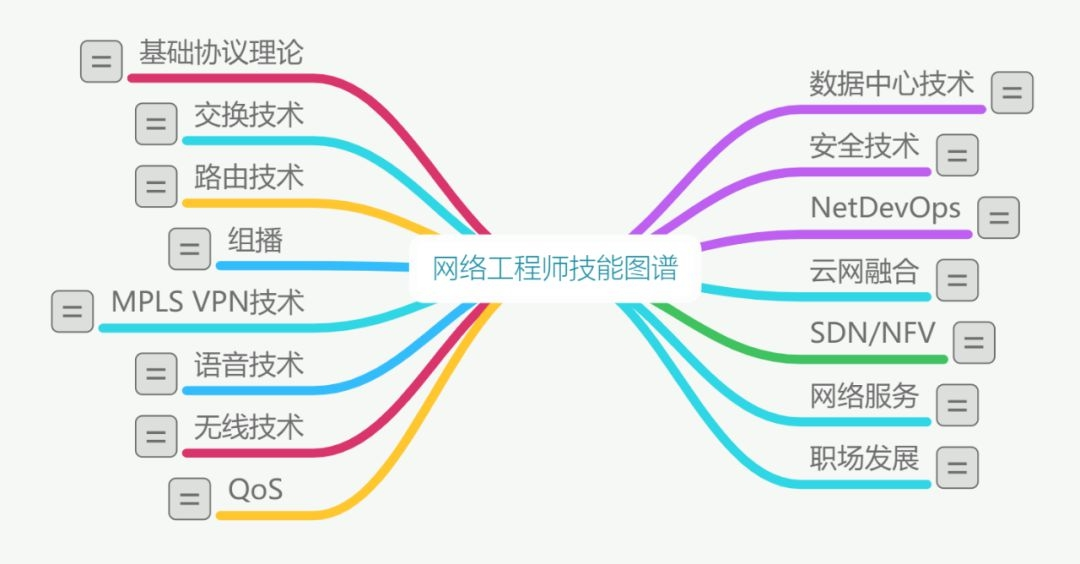
#> input picture 照片墙/images2/tip.jpg, 1080 x 564 px
$ python 'index project.py'   (older library calls are emulated)
#> lines starting #> are read from the running program, lines starting #| are printed output that depends on the picture
from PIL import Image
import sys
import os
# print(os.getcwd())
# os.chdir(r'C:\Users\Lenovo\Documents\studynotebook\photowall_520')
# print(os.getcwd())

picMatrix = [
    [0,0,0,0,0,0,0,0,0,0],

    [0,1,0,1,0,1,0,1,0,0],
    [0,0,0,0,0,0,0,0,0,0],
    [0,1,0,0,0,0,0,1,0,0],
    [0,0,0,0,0,0,0,0,0,0],
    [0,1,0,0,0,0,0,1,0,0],
    [0,0,0,0,0,0,0,0,0,0],
    [0,1,0,1,0,1,0,1,0,0],
]
w = len(picMatrix[0])
h = len(picMatrix)


mw = 200

toImage = Image.new('RGBA', (200 * (w-2), 200 * (h + 0)),color=(108,221,252))
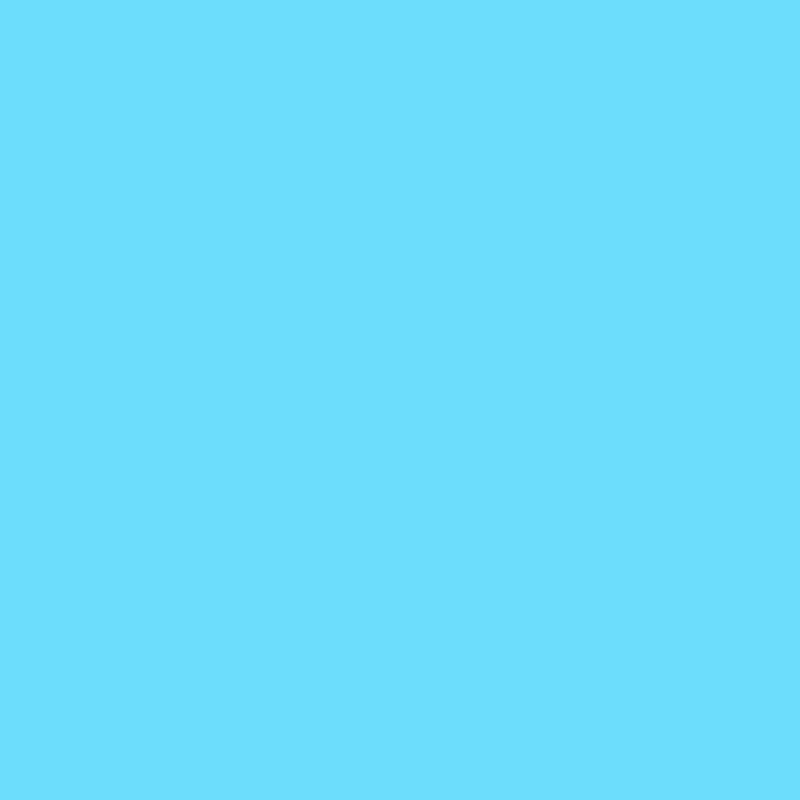
#> toImage: PIL image 1600x1600 RGBA (shown at 1/2 size); mean R, G, B, A 108, 221, 252, 255
#color=(252,243,171)
#color=(222,119,207)
def save_photo_wall(noTipImage, imgCount):
#> called with noTipImage = False, imgCount = 10
    imgIndex = 1
    needImgNum = 0
    for y in range(h):
        for x in range(w):
            try:
                if picMatrix[y][x] == 1:
                    needImgNum = needImgNum + 1
                    fromImage = Image.open(r"./images/%s.jpg" % str(imgIndex % imgCount))
                    fromImage = fromImage.resize((400, 400), Image.ANTIALIAS)
                    toImage.paste(fromImage, ((x-1) * mw, (y-1) * mw))
                    imgIndex = imgIndex + 1
                else:
                    pass
            except IOError:
                print(needImgNum)

    # 底部加文字图片
    if not noTipImage:
        tipImage = Image.open(r"./images2/tip.jpg")
#> tipImage is the input picture: PIL image 1080x564 RGB; mean R, G, B 232, 236, 235
        tipImage = tipImage.resize((800, 800), Image.ANTIALIAS)
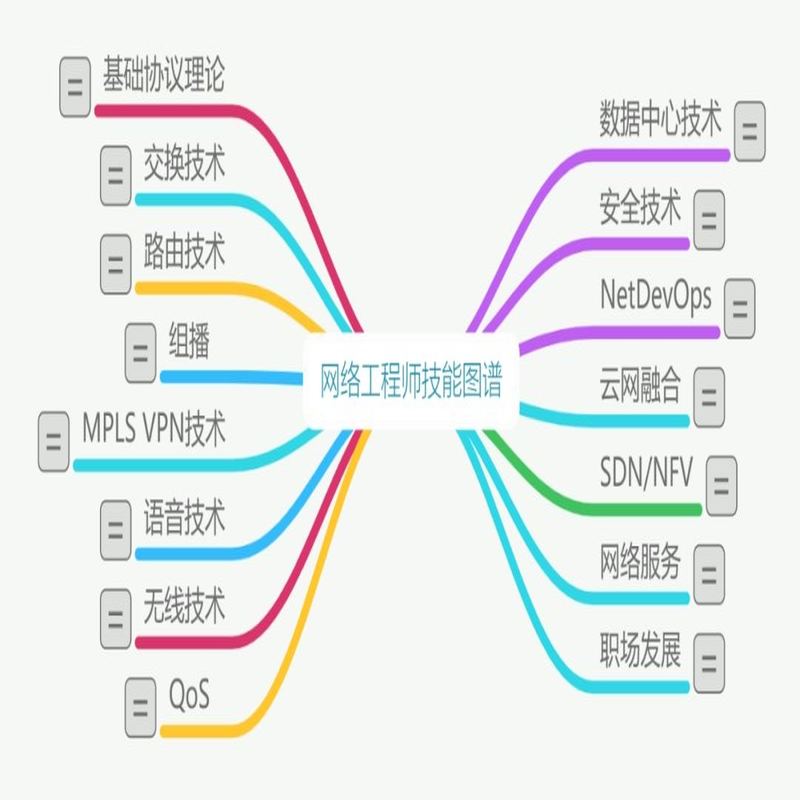
#> tipImage: PIL image 800x800 RGB; mean R, G, B 232, 236, 235
        toImage.paste(tipImage, (400, 400))
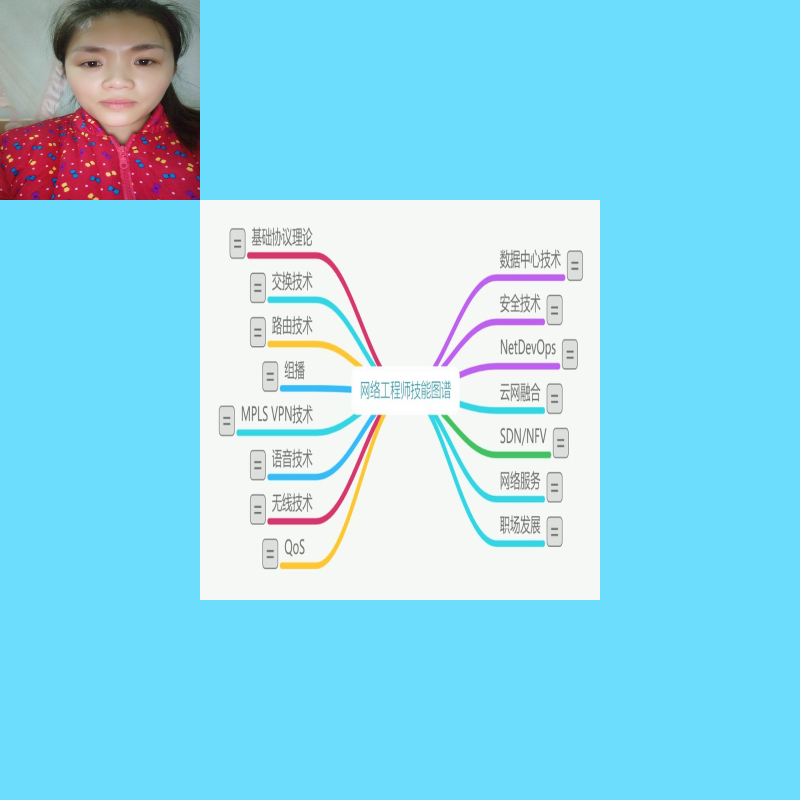
#> toImage: PIL image 1600x1600 RGBA (shown at 1/2 size); mean R, G, B, A 141.8, 217.1, 238.5, 255

    print('img_count needed for no-repeat-img-fragment: %s' % needImgNum)

    toImage.show()

    # todo sr
    toImage.save('she.png')

if __name__ == '__main__':
    imgCount = 10
    lenArgv = len(sys.argv)
    noTipImage = False
    if lenArgv > 1:
        noTipImage = bool(int(sys.argv[1]))
    if lenArgv > 2:
        imgCount = int(sys.argv[2])

    save_photo_wall(noTipImage, imgCount)
